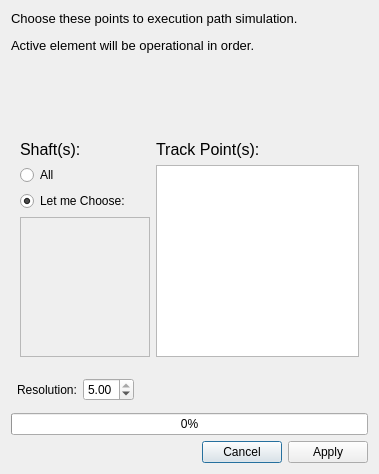
<?xml version="1.0" encoding="UTF-8"?>
<ui version="4.0">
 <class>Dialog</class>
 <widget class="QDialog" name="Dialog">
  <property name="geometry">
   <rect>
    <x>0</x>
    <y>0</y>
    <width>379</width>
    <height>474</height>
   </rect>
  </property>
  <property name="sizePolicy">
   <sizepolicy hsizetype="Preferred" vsizetype="Preferred">
    <horstretch>0</horstretch>
    <verstretch>0</verstretch>
   </sizepolicy>
  </property>
  <property name="minimumSize">
   <size>
    <width>379</width>
    <height>474</height>
   </size>
  </property>
  <property name="maximumSize">
   <size>
    <width>379</width>
    <height>474</height>
   </size>
  </property>
  <property name="windowTitle">
   <string>Path Track</string>
  </property>
  <property name="windowIcon">
   <iconset resource="../../icons.qrc">
    <normaloff>:/icons/PathTrack.png</normaloff>:/icons/PathTrack.png</iconset>
  </property>
  <property name="sizeGripEnabled">
   <bool>false</bool>
  </property>
  <property name="modal">
   <bool>true</bool>
  </property>
  <layout class="QVBoxLayout" name="verticalLayout_5">
   <item>
    <widget class="QLabel" name="label">
     <property name="text">
      <string>&lt;html&gt;&lt;head/&gt;&lt;body&gt;&lt;p&gt;&lt;span style=&quot; font-size:10pt;&quot;&gt;Choose these points to execution path simulation.&lt;/span&gt;&lt;/p&gt;&lt;p&gt;&lt;span style=&quot; font-size:10pt;&quot;&gt;Active element will be operational in order.&lt;/span&gt;&lt;/p&gt;&lt;/body&gt;&lt;/html&gt;</string>
     </property>
     <property name="textFormat">
      <enum>Qt::RichText</enum>
     </property>
     <property name="alignment">
      <set>Qt::AlignLeading|Qt::AlignLeft|Qt::AlignTop</set>
     </property>
     <property name="wordWrap">
      <bool>true</bool>
     </property>
    </widget>
   </item>
   <item>
    <spacer name="verticalSpacer">
     <property name="orientation">
      <enum>Qt::Vertical</enum>
     </property>
     <property name="sizeHint" stdset="0">
      <size>
       <width>20</width>
       <height>40</height>
      </size>
     </property>
    </spacer>
   </item>
   <item>
    <widget class="QWidget" name="mainPanel" native="true">
     <layout class="QHBoxLayout" name="mainPanelLayout">
      <item>
       <layout class="QVBoxLayout" name="verticalLayout_4">
        <item>
         <widget class="QLabel" name="label_5">
          <property name="text">
           <string>&lt;html&gt;&lt;head/&gt;&lt;body&gt;&lt;p&gt;&lt;span style=&quot; font-size:12pt;&quot;&gt;Shaft(s):&lt;/span&gt;&lt;/p&gt;&lt;/body&gt;&lt;/html&gt;</string>
          </property>
          <property name="textFormat">
           <enum>Qt::RichText</enum>
          </property>
          <property name="alignment">
           <set>Qt::AlignLeading|Qt::AlignLeft|Qt::AlignTop</set>
          </property>
          <property name="wordWrap">
           <bool>true</bool>
          </property>
         </widget>
        </item>
        <item>
         <widget class="QRadioButton" name="allShafts">
          <property name="text">
           <string>All</string>
          </property>
          <property name="checked">
           <bool>false</bool>
          </property>
         </widget>
        </item>
        <item>
         <widget class="QRadioButton" name="chooseShafts">
          <property name="text">
           <string>Let me Choose:</string>
          </property>
          <property name="checked">
           <bool>true</bool>
          </property>
         </widget>
        </item>
        <item>
         <widget class="QScrollArea" name="shaftsScrollArea">
          <property name="enabled">
           <bool>true</bool>
          </property>
          <property name="sizePolicy">
           <sizepolicy hsizetype="Fixed" vsizetype="Expanding">
            <horstretch>0</horstretch>
            <verstretch>0</verstretch>
           </sizepolicy>
          </property>
          <property name="minimumSize">
           <size>
            <width>130</width>
            <height>0</height>
           </size>
          </property>
          <property name="widgetResizable">
           <bool>true</bool>
          </property>
          <widget class="QWidget" name="scrollAreaWidgetContents">
           <property name="geometry">
            <rect>
             <x>0</x>
             <y>0</y>
             <width>128</width>
             <height>124</height>
            </rect>
           </property>
           <layout class="QVBoxLayout" name="scrollAreaWidgetLayout">
            <item>
             <spacer name="verticalSpacer_2">
              <property name="orientation">
               <enum>Qt::Vertical</enum>
              </property>
              <property name="sizeHint" stdset="0">
               <size>
                <width>20</width>
                <height>40</height>
               </size>
              </property>
             </spacer>
            </item>
           </layout>
          </widget>
         </widget>
        </item>
       </layout>
      </item>
      <item>
       <layout class="QVBoxLayout" name="verticalLayout_3">
        <item>
         <widget class="QLabel" name="label_3">
          <property name="text">
           <string>&lt;html&gt;&lt;head/&gt;&lt;body&gt;&lt;p&gt;&lt;span style=&quot; font-size:12pt;&quot;&gt;Track Point(s):&lt;/span&gt;&lt;/p&gt;&lt;/body&gt;&lt;/html&gt;</string>
          </property>
          <property name="textFormat">
           <enum>Qt::RichText</enum>
          </property>
          <property name="alignment">
           <set>Qt::AlignLeading|Qt::AlignLeft|Qt::AlignTop</set>
          </property>
          <property name="wordWrap">
           <bool>true</bool>
          </property>
         </widget>
        </item>
        <item>
         <widget class="QListWidget" name="Run_list">
          <property name="sizePolicy">
           <sizepolicy hsizetype="Expanding" vsizetype="Fixed">
            <horstretch>0</horstretch>
            <verstretch>0</verstretch>
           </sizepolicy>
          </property>
         </widget>
        </item>
       </layout>
      </item>
     </layout>
    </widget>
   </item>
   <item>
    <widget class="QWidget" name="subPanel" native="true">
     <layout class="QHBoxLayout" name="subPanelLayout">
      <property name="leftMargin">
       <number>6</number>
      </property>
      <property name="topMargin">
       <number>6</number>
      </property>
      <property name="rightMargin">
       <number>6</number>
      </property>
      <property name="bottomMargin">
       <number>6</number>
      </property>
      <item>
       <widget class="QLabel" name="label_4">
        <property name="text">
         <string>Resolution:</string>
        </property>
       </widget>
      </item>
      <item>
       <widget class="QDoubleSpinBox" name="Resolution">
        <property name="minimum">
         <double>0.500000000000000</double>
        </property>
        <property name="maximum">
         <double>5.000000000000000</double>
        </property>
        <property name="singleStep">
         <double>0.500000000000000</double>
        </property>
        <property name="value">
         <double>5.000000000000000</double>
        </property>
       </widget>
      </item>
      <item>
       <spacer name="horizontalSpacer_2">
        <property name="orientation">
         <enum>Qt::Horizontal</enum>
        </property>
        <property name="sizeHint" stdset="0">
         <size>
          <width>40</width>
          <height>20</height>
         </size>
        </property>
       </spacer>
      </item>
     </layout>
    </widget>
   </item>
   <item>
    <widget class="QProgressBar" name="progressBar">
     <property name="value">
      <number>0</number>
     </property>
     <property name="textVisible">
      <bool>true</bool>
     </property>
     <property name="textDirection">
      <enum>QProgressBar::TopToBottom</enum>
     </property>
    </widget>
   </item>
   <item>
    <layout class="QHBoxLayout" name="horizontalLayout">
     <item>
      <spacer name="horizontalSpacer">
       <property name="orientation">
        <enum>Qt::Horizontal</enum>
       </property>
       <property name="sizeHint" stdset="0">
        <size>
         <width>40</width>
         <height>20</height>
        </size>
       </property>
      </spacer>
     </item>
     <item>
      <widget class="QDialogButtonBox" name="buttonBox">
       <property name="sizePolicy">
        <sizepolicy hsizetype="Fixed" vsizetype="Fixed">
         <horstretch>0</horstretch>
         <verstretch>0</verstretch>
        </sizepolicy>
       </property>
       <property name="standardButtons">
        <set>QDialogButtonBox::Apply|QDialogButtonBox::Cancel</set>
       </property>
      </widget>
     </item>
    </layout>
   </item>
  </layout>
 </widget>
 <resources>
  <include location="../../icons.qrc"/>
 </resources>
 <connections>
  <connection>
   <sender>buttonBox</sender>
   <signal>rejected()</signal>
   <receiver>Dialog</receiver>
   <slot>reject()</slot>
   <hints>
    <hint type="sourcelabel">
     <x>292</x>
     <y>332</y>
    </hint>
    <hint type="destinationlabel">
     <x>199</x>
     <y>181</y>
    </hint>
   </hints>
  </connection>
 </connections>
</ui>
